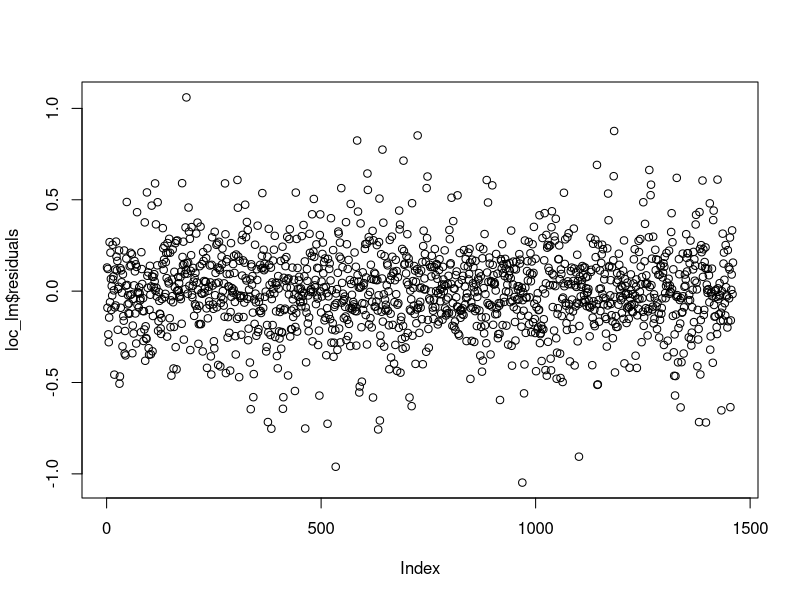
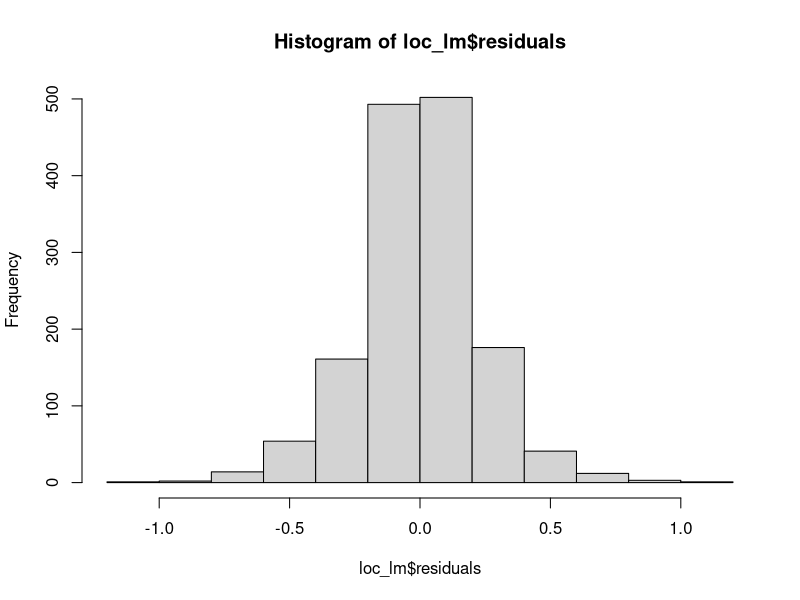

The R source for these figures, in order: (Note: this script raises an error after producing the figures.)
# Load libraries
# If you don't have one, you will have to run install.packages('library')
library(dplyr)
library(purrr)
library(broom)

train <- read.csv("data/train1_clean.csv")

# Select variables related to the location of a property
location <- train %>%
  select(MSZoning,
         LotFrontage,
         LotArea,
         Neighborhood,
         Condition1,
         SaleCondition,
         SalePrice)
# Select variables related to the external appearance of a property
outside <- train %>%
  select(LotConfig,
         BldgType,
         HouseStyle,
         RoofStyle,
         Exterior1st,
         Exterior2nd,
         MasVnrType,
         MasVnrArea,
         ExterQual,
         ExterCond,
         PavedDrive,
         SaleCondition,
         SalePrice)

# Select variables related to the internal
inside <- train %>%
  select(Foundation,
         BsmtFinType1,
         BsmtFinType2,
         Heating,
         HeatingQC,
         CentralAir,
         Electrical,
         Fireplaces,
         SaleCondition,
         SalePrice)

# Combine our 3 datasets into a list for easy functional mapping
model_dfs <- list(location, outside, inside)

# Creat a helper function that will generate a model formula
# and run a standard OLS regression of SalePrice against all
# variables for each of our 3 datasets
model_fit <- function(x) {
  model_formula <- formula("SalePrice ~ .")
  lm(model_formula, data = x)
}

# Map our model fitting function above to all 3 datasets
models <- map(model_dfs, model_fit) %>%
  set_names(c("location", "outside", "inside"))

# Add NAmes as a level because it shows up in the test
# data and not the training data
models$location$xlevels$Neighborhood <- 
  c(models$location$xlevels$Neighborhood, "NAmes")

# Map the broom::tidy function across our models to get parameter
# estimates in a tidy data frame
model_params <- map(models, tidy)

# Map the broom::glance function across our models to 
# get model diagnostics in a tidy data frame
model_diags <- map(models, glance)

# After looking at the below, we can see that location seems to
# be the best model, will continue analysis with that model
bind_cols(
  data.frame(ModelName = c("location", "inside", "outside")),
  bind_rows(model_diags)
)
# Give selected model its own variable for easy reference
loc_lm <- models$location

# Check Assumptions
# Constant variance looks good, one suspicious point but not too
# bad
plot(loc_lm$residuals)

# Symmetric mostly normal distribution, assumption ok
hist(loc_lm$residuals)

# Read in the test data and get rid of the SalePrice column
# which we added to facilitate prediction in SAS
test <- read.csv("data/test_clean.csv")
test_x <- test[, -which(names(test) == "SalePrice")]

# Map the predict function aross our 3 models to generate
# predictions for submitting to kaggle
preds <- list()
preds <- map(models, predict, newdata = test_x)


